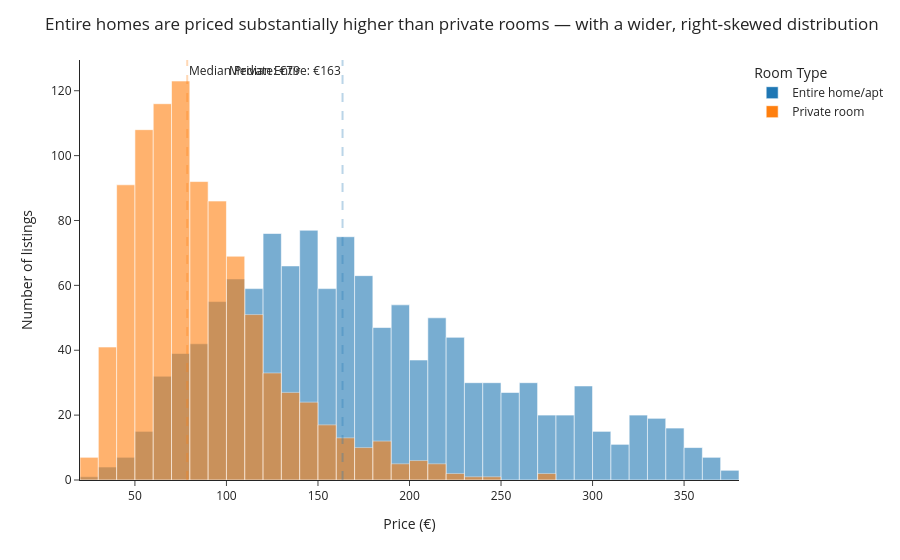

The notebook cell this image was saved under:
### Markdown cell above
## Task 1 — Histogram: price by room type (overlapping distributions)

**What to build:** A histogram showing price distributions for **Entire home/apt vs Private room** (exclude Shared room — too few observations) overlaid on the same chart.

**Requirements:**
- Both room types on the same chart (use `color='room_type'`)
- `barmode='overlay'` with `opacity=0.6` so both distributions are visible
- A vertical line for the median of EACH room type, differently coloured
- Insight title comparing the two distributions

### Code cell
import plotly.graph_objects as go

# Filter only the two required room types
df_hist = df_cap[df_cap['room_type'].isin(['Entire home/apt', 'Private room'])]

# Compute medians
median_entire = df_hist[df_hist['room_type'] == 'Entire home/apt']['price'].median()
median_private = df_hist[df_hist['room_type'] == 'Private room']['price'].median()

# Base histogram
fig = px.histogram(
    df_hist,
    x='price',
    color='room_type',
    nbins=60,
    opacity=0.6,
    barmode='overlay',
    color_discrete_map={
        'Entire home/apt': '#1f77b4',
        'Private room': '#ff7f0e'
    }
)

# Add median lines
fig.add_vline(
    x=median_entire,
    line_width=2,
    line_dash='dash',
    line_color='#1f77b4',
    annotation_text=f"Median Entire: €{median_entire:.0f}",
    annotation_position="top left"
)

fig.add_vline(
    x=median_private,
    line_width=2,
    line_dash='dash',
    line_color='#ff7f0e',
    annotation_text=f"Median Private: €{median_private:.0f}",
    annotation_position="top right"
)

# Insight-driven title
fig.update_layout(
    title=(
        "Entire homes are priced substantially higher than private rooms — "
        "with a wider, right‑skewed distribution"
    ),
    xaxis_title="Price (€)",
    yaxis_title="Number of listings",
    legend_title="Room Type",
    template="simple_white"
)

fig.show()

### Figure 1 — Plotly figure (JSON) as saved in the notebook; plotly's stock layout.template omitted (floating-point values rounded to 4 significant figures; data arrays with more than 128 entries replaced by an {"elided": "..."} marker saying what was removed)
{"data": [{"bingroup": "x", "hovertemplate": "room_type=Entire home/apt<br>price=%{x}<br>count=%{y}<extra></extra>", "legendgroup": "Entire home/apt", "marker": {"color": "#1f77b4", "opacity": 0.6, "pattern": {"shape": ""}}, "name": "Entire home/apt", "nbinsx": 60, "orientation": "v", "showlegend": true, "type": "histogram", "x": {"elided": "1251 float values"}, "xaxis": "x", "yaxis": "y"}, {"bingroup": "x", "hovertemplate": "room_type=Private room<br>price=%{x}<br>count=%{y}<extra></extra>", "legendgroup": "Private room", "marker": {"color": "#ff7f0e", "opacity": 0.6, "pattern": {"shape": ""}}, "name": "Private room", "nbinsx": 60, "orientation": "v", "showlegend": true, "type": "histogram", "x": {"elided": "942 float values"}, "xaxis": "x", "yaxis": "y"}], "layout": {"annotations": [{"showarrow": false, "text": "Median Entire: €163", "x": 163.4, "xanchor": "right", "xref": "x", "y": 1, "yanchor": "top", "yref": "y domain"}, {"showarrow": false, "text": "Median Private: €79", "x": 78.57, "xanchor": "left", "xref": "x", "y": 1, "yanchor": "top", "yref": "y domain"}], "barmode": "overlay", "legend": {"title": {"text": "Room Type"}, "tracegroupgap": 0}, "margin": {"t": 60}, "shapes": [{"line": {"color": "#1f77b4", "dash": "dash", "width": 2}, "type": "line", "x0": 163.4, "x1": 163.4, "xref": "x", "y0": 0, "y1": 1, "yref": "y domain"}, {"line": {"color": "#ff7f0e", "dash": "dash", "width": 2}, "type": "line", "x0": 78.57, "x1": 78.57, "xref": "x", "y0": 0, "y1": 1, "yref": "y domain"}], "title": {"text": "Entire homes are priced substantially higher than private rooms — with a wider, right‑skewed distribution"}, "xaxis": {"anchor": "y", "domain": [0, 1], "title": {"text": "Price (€)"}}, "yaxis": {"anchor": "x", "domain": [0, 1], "title": {"text": "Number of listings"}}}}
